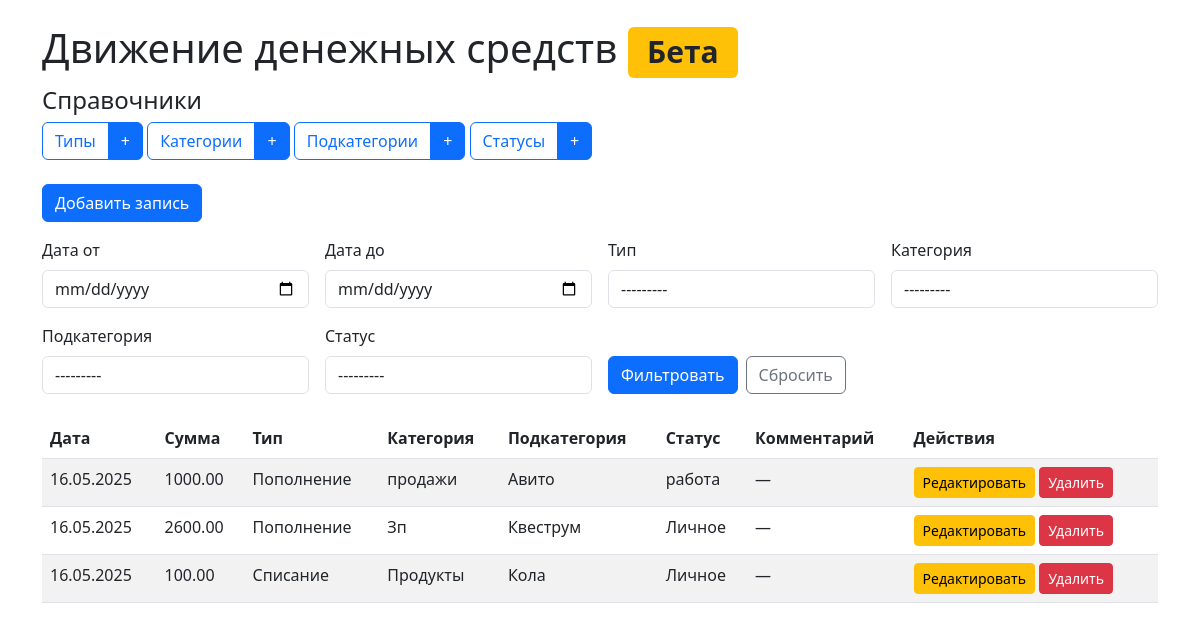
The app's page /, older data.
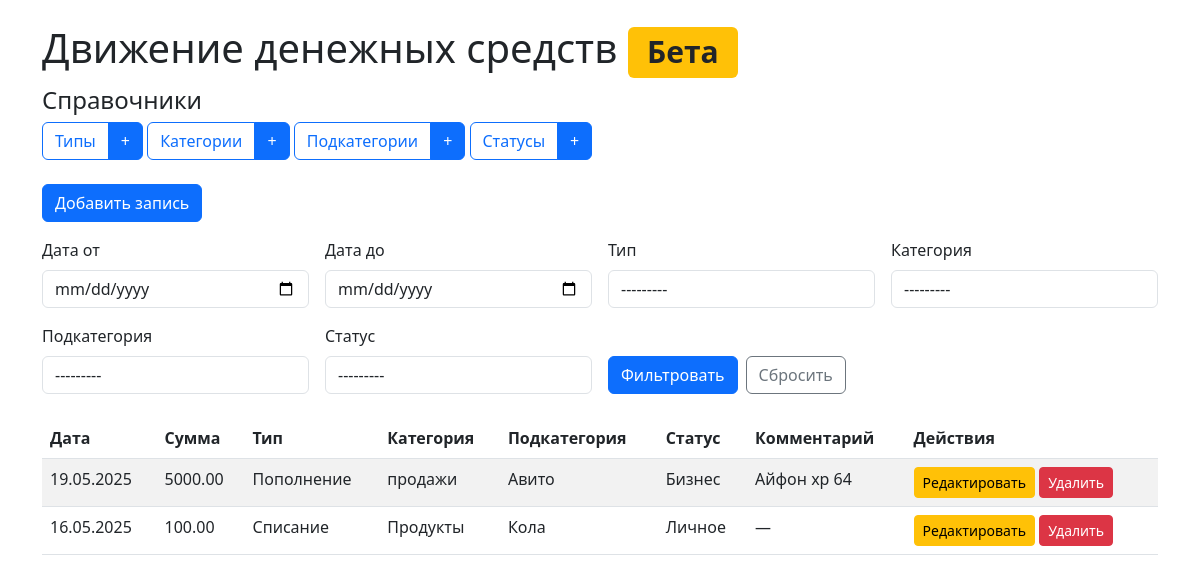
The same page, newer data.
### dds/models.py (models this page shows, shortened)
class CashFlow(models.Model):
    created_at = models.DateField(default=timezone.now)
    status = models.ForeignKey(Status, on_delete=models.SET_NULL, null=True)
    type = models.ForeignKey(Type, on_delete=models.CASCADE)
    category = models.ForeignKey(Category, on_delete=models.CASCADE)
    subcategory = models.ForeignKey(Subcategory, on_delete=models.CASCADE)
    amount = models.DecimalField(max_digits=10, decimal_places=2)
    comment = models.TextField(blank=True, null=True)
    class Meta:
        verbose_name = 'Запись ДДС'
        verbose_name_plural = 'Записи ДДС'

class Type(models.Model):
    name = models.CharField(max_length=50, unique=True)
    def __str__(self):
        return self.name
    class Meta:
        verbose_name = 'Тип'
        verbose_name_plural = 'Типы'

class Category(models.Model):
    name = models.CharField(max_length=100, unique=True)
    type = models.ForeignKey(Type, on_delete=models.CASCADE, related_name='categories')
    def __str__(self):
        return self.name
    class Meta:
        verbose_name = 'Категория'
        verbose_name_plural = 'Категории'

class Subcategory(models.Model):
    name = models.CharField(max_length=100, unique=True)
    category = models.ForeignKey(Category, on_delete=models.CASCADE, related_name='subcategories')
    def __str__(self):
        return self.name
    class Meta:
        verbose_name = 'Подкатегория'
        verbose_name_plural = 'Подкатегории'

class Status(models.Model):
    name = models.CharField(max_length=50, unique=True)
    def __str__(self):
        return self.name
    class Meta:
        verbose_name = 'Статус'
        verbose_name_plural = 'Статусы'

### dds/views.py (the view, shortened to what this page needs)
# urls.py: path('', views.cashflow_list, name='cashflow_list'),
def cashflow_list(request):
    cashflows = CashFlow.objects.all().order_by('-created_at')
    filter_form = CashFlowFilterForm(request.GET or None)
    statuses = Status.objects.all()
    types = Type.objects.all()
    categories = Category.objects.all()
    subcategories = Subcategory.objects.all()
    return render(request, 'dds/cashflow_list.html', {
        'cashflows': cashflows,
        'statuses': statuses,
        'types': types,
        'categories': categories,
        'subcategories': subcategories,
        'filters': request.GET,
        'filter_form': filter_form,
    })

### dds/forms.py
class CashFlowFilterForm(forms.Form):
    date_from = forms.DateField(
        label='Дата от',
        required=False,
        widget=forms.DateInput(attrs={'type': 'date', 'class': 'form-control'})
    )
    date_to = forms.DateField(
        label='Дата до',
        required=False,
        widget=forms.DateInput(attrs={'type': 'date', 'class': 'form-control'})
    )
    status = forms.ModelChoiceField(
        label='Статус',
        queryset=Status.objects.all(),
        required=False,
        widget=forms.Select(attrs={'class': 'form-control'})
    )
    type = forms.ModelChoiceField(
        label='Тип',
        queryset=Type.objects.all(),
        required=False,
        widget=forms.Select(attrs={'class': 'form-control'})
    )
    category = forms.ModelChoiceField(
        label='Категория',
        queryset=Category.objects.all(),
        required=False,
        widget=forms.Select(attrs={'class': 'form-control'})
    )
    subcategory = forms.ModelChoiceField(
        label='Подкатегория',
        queryset=Subcategory.objects.all(),
        required=False,
        widget=forms.Select(attrs={'class': 'form-control'})
    )

### templates/dds/cashflow_list.html (shortened to what the changed rows need)
<!DOCTYPE html>
<html lang="ru">
<head>
    <link href="https://cdn.jsdelivr.net/npm/bootstrap@5.3.0/dist/css/bootstrap.min.css" rel="stylesheet">
</head>
<body>
    <div class="container">
        <h1 class="mt-4">Движение денежных средств <span class="badge bg-warning text-dark">Бета</span></h1>
        <table class="table table-striped">
            <thead>
                <tr>
                    <th>Дата</th>
                    <th>Сумма</th>
                    <th>Тип</th>
                    <th>Категория</th>
                    <th>Подкатегория</th>
                    <th>Статус</th>
                    <th>Комментарий</th>
                    <th>Действия</th>
                </tr>
            </thead>
            <tbody>
                {% for cashflow in cashflows %}
                    <tr>
                        <td>{{ cashflow.created_at|date:"d.m.Y" }}</td>
                        <td>{{ cashflow.amount }}</td>
                        <td>{{ cashflow.type }}</td>
                        <td>{{ cashflow.category }}</td>
                        <td>{{ cashflow.subcategory|default:"—" }}</td>
                        <td>{{ cashflow.status|default:"—" }}</td>
                        <td>{{ cashflow.comment|default:"—" }}</td>
                        <td>
                            <a href="{% url 'cashflow_edit' cashflow.pk %}" class="btn btn-sm btn-warning">Редактировать</a>
                            <a href="{% url 'cashflow_delete' cashflow.pk %}" class="btn btn-sm btn-danger">Удалить</a>
                        </td>
                    </tr>
                {% empty %}
                    <tr><td colspan="7" class="text-center">Записи отсутствуют</td></tr>
                {% endfor %}
            </tbody>
        </table>
    </div>
</html>

Row changes from the older to the newer data that the page shows:
removed CashFlow: created_at "16.05.2025", amount "1000.00", type "Пополнение", category "продажи", subcategory "Авито", status "работа", comment "—"
removed CashFlow: created_at "16.05.2025", amount "2600.00", type "Пополнение", category "Зп", subcategory "Квеструм", status "Личное", comment "—"
added CashFlow: created_at "19.05.2025", amount "5000.00", type "Пополнение", category "продажи", subcategory "Авито", status "Бизнес", comment "Айфон хр 64"
